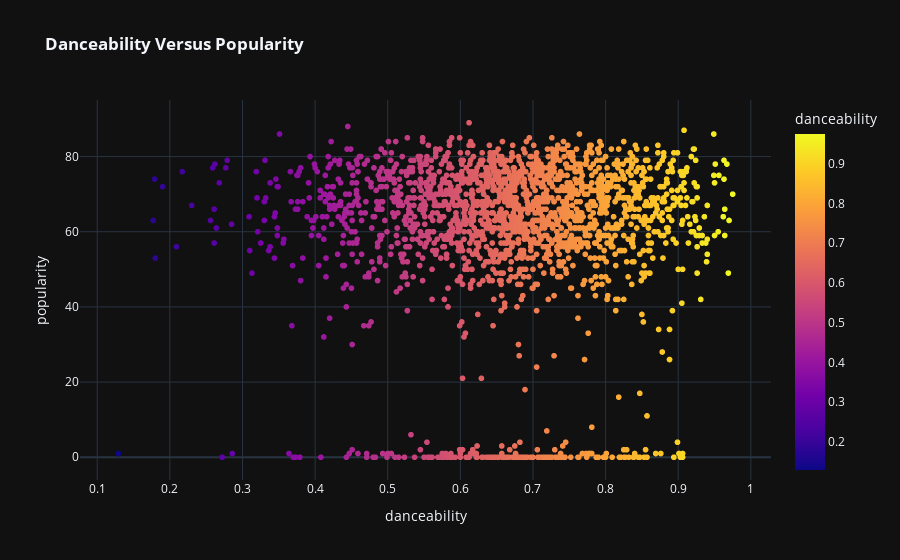

Here is the notebook cell this chart was saved with:
### Markdown cell above
## Any correlation between Danceability score and Popularity score?  (scatter)

### Code cell
px.scatter(df,x='danceability',y='popularity',color='danceability',color_continuous_scale = px.colors.sequential.Plasma,template ='plotly_dark',title='<b>Danceability Versus Popularity')

### Figure 1 — Plotly figure (JSON) as saved in the notebook; plotly's stock layout.template omitted (floating-point values rounded to 4 significant figures; data arrays with more than 128 entries replaced by an {"elided": "..."} marker saying what was removed)
{"data": [{"hovertemplate": "danceability=%{marker.color}<br>popularity=%{y}<extra></extra>", "legendgroup": "", "marker": {"color": {"elided": "1941 float values"}, "coloraxis": "coloraxis", "symbol": "circle"}, "mode": "markers", "name": "", "showlegend": false, "type": "scattergl", "x": {"elided": "1941 float values"}, "xaxis": "x", "y": {"elided": "1941 int values"}, "yaxis": "y"}], "layout": {"coloraxis": {"colorbar": {"title": {"text": "danceability"}}, "colorscale": [[0, "#0d0887"], [0.1111, "#46039f"], [0.2222, "#7201a8"], [0.3333, "#9c179e"], [0.4444, "#bd3786"], [0.5556, "#d8576b"], [0.6667, "#ed7953"], [0.7778, "#fb9f3a"], [0.8889, "#fdca26"], [1, "#f0f921"]]}, "legend": {"tracegroupgap": 0}, "title": {"text": "<b>Danceability Versus Popularity"}, "xaxis": {"anchor": "y", "domain": [0, 1], "title": {"text": "danceability"}}, "yaxis": {"anchor": "x", "domain": [0, 1], "title": {"text": "popularity"}}}}
